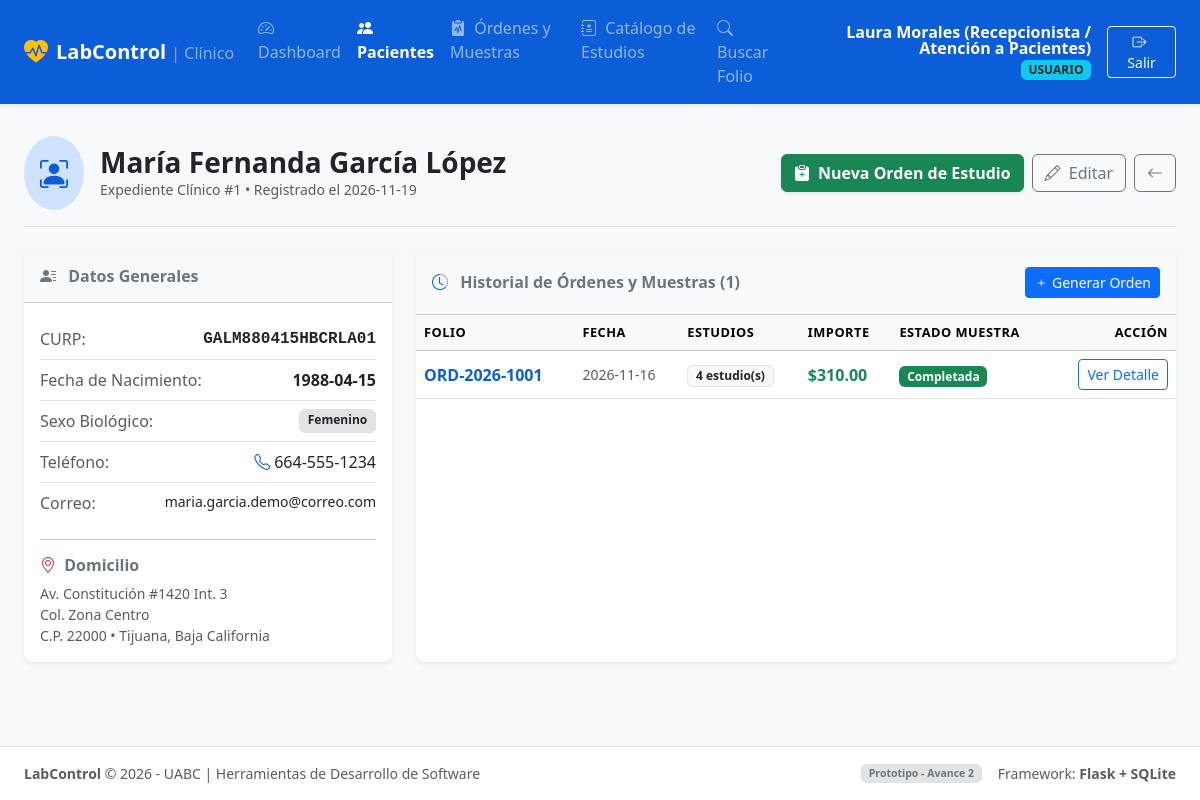
/pacientes/1 (signed in), run on the app's committed database.
### tables this page shows
CREATE TABLE usuarios (
        id INTEGER PRIMARY KEY AUTOINCREMENT,
        username TEXT UNIQUE NOT NULL,
        password_hash TEXT NOT NULL,
        nombre_completo TEXT NOT NULL,
        rol TEXT NOT NULL CHECK(rol IN ('admin', 'usuario')),
        activo INTEGER NOT NULL DEFAULT 1,
        creado_en TIMESTAMP DEFAULT CURRENT_TIMESTAMP
    );

CREATE TABLE pacientes (
        id INTEGER PRIMARY KEY AUTOINCREMENT,
        nombre TEXT NOT NULL,
        apellido TEXT NOT NULL,
        curp TEXT UNIQUE,
        fecha_nacimiento DATE,
        sexo TEXT CHECK(sexo IN ('M', 'F', 'O')),
        telefono TEXT,
        email TEXT,
        codigo_postal TEXT,
        colonia TEXT,
        municipio TEXT,
        estado TEXT,
        direccion_calle TEXT,
        creado_en TIMESTAMP DEFAULT CURRENT_TIMESTAMP
    );

CREATE TABLE ordenes (
        id INTEGER PRIMARY KEY AUTOINCREMENT,
        codigo_orden TEXT UNIQUE NOT NULL,
        paciente_id INTEGER NOT NULL,
        usuario_id INTEGER NOT NULL,
        estado_orden TEXT NOT NULL DEFAULT 'Pendiente' CHECK(estado_orden IN ('Pendiente', 'Muestra Recibida', 'En Análisis', 'Completada', 'Cancelada')),
        total REAL NOT NULL DEFAULT 0.0,
        metodo_pago TEXT DEFAULT 'Efectivo',
        notas_clinicas TEXT,
        fecha_toma_muestra TIMESTAMP,
        fecha_recepcion_muestra TIMESTAMP,
        fecha_completada TIMESTAMP,
        creado_en TIMESTAMP DEFAULT CURRENT_TIMESTAMP,
        FOREIGN KEY (paciente_id) REFERENCES pacientes (id) ON DELETE RESTRICT,
        FOREIGN KEY (usuario_id) REFERENCES usuarios (id) ON DELETE RESTRICT
    );

### app.py (the view)
@app.route('/pacientes/<int:id>')
@login_required
def detalle_paciente(id):
    conn = get_db()
    cursor = conn.cursor()
    cursor.execute("SELECT * FROM pacientes WHERE id = ?", (id,))
    paciente = cursor.fetchone()
    if not paciente:
        conn.close()
        flash('Paciente no encontrado.', 'danger')
        return redirect(url_for('lista_pacientes'))
    cursor.execute("""
        SELECT o.*, u.nombre_completo as atendido_por,
               (SELECT COUNT(*) FROM orden_estudios WHERE orden_id = o.id) as num_estudios
        FROM ordenes o
        JOIN usuarios u ON o.usuario_id = u.id
        WHERE o.paciente_id = ?
        ORDER BY o.creado_en DESC
    """, (id,))
    ordenes = cursor.fetchall()
    conn.close()
    return render_template('pacientes/detalle.html', paciente=paciente, ordenes=ordenes)

### app.py (called while the page is built)
def login_required(f):
    @wraps(f)
    def decorated_function(*args, **kwargs):
        if 'user_id' not in session:
            flash('Por favor inicia sesión para acceder a esta sección.', 'warning')
            return redirect(url_for('login', next=request.url))
        return f(*args, **kwargs)
    return decorated_function

@app.context_processor
def inject_now():
    return {
        'now': datetime.datetime.now(),
        'app_name': 'LabControl',
        'current_year': 2026
    }

### database.py (called while the page is built)
def get_db():
    os.makedirs(os.path.dirname(DB_PATH), exist_ok=True)
    conn = sqlite3.connect(DB_PATH)
    conn.row_factory = sqlite3.Row
    conn.execute("PRAGMA foreign_keys = ON;")
    return conn

### templates/pacientes/detalle.html (shortened to what this page needs)
{% extends "base.html" %}
{% block content %}
<div class="d-flex flex-column flex-md-row justify-content-between align-items-md-center gap-3 pb-3 mb-4 border-bottom">
    <div class="d-flex align-items-center gap-3">
        <div class="bg-primary-subtle text-primary rounded-circle p-3 fs-3">
            <i class="bi bi-person-bounding-box"></i>
        </div>
        <div>
            <h2 class="h3 fw-bold mb-0 text-dark">{{ paciente.nombre }} {{ paciente.apellido }}</h2>
            <div class="text-muted small">
                Expediente Clínico #{{ paciente.id }} &bull; Registrado el {{ paciente.creado_en[:10] }}
            </div>
        </div>
    </div>
    <div class="d-flex gap-2">
        <a href="{{ url_for('nueva_orden', paciente_id=paciente.id) }}" class="btn btn-success fw-bold shadow-sm">
            <i class="bi bi-clipboard-plus-fill me-1"></i> Nueva Orden de Estudio
        </a>
        <a href="{{ url_for('editar_paciente', id=paciente.id) }}" class="btn btn-outline-secondary">
            <i class="bi bi-pencil me-1"></i> Editar
        </a>
        <a href="{{ url_for('lista_pacientes') }}" class="btn btn-outline-secondary">
            <i class="bi bi-arrow-left"></i>
        </a>
    </div>
</div>
<div class="row g-4 mb-4">
    <div class="col-12 col-lg-4">
        <div class="card border-0 shadow-sm rounded-3 h-100">
            <div class="card-header bg-light py-3">
                <h6 class="fw-bold mb-0 text-secondary"><i class="bi bi-person-lines-fill me-2"></i> Datos Generales</h6>
            </div>
            <div class="card-body">
                <ul class="list-group list-group-flush">
                    <li class="list-group-item px-0 py-2 d-flex justify-content-between">
                        <span class="text-muted">CURP:</span>
                        <span class="font-monospace fw-bold">{{ paciente.curp or 'No asignada' }}</span>
                    </li>
                    <li class="list-group-item px-0 py-2 d-flex justify-content-between">
                        <span class="text-muted">Fecha de Nacimiento:</span>
                        <span class="fw-semibold">{{ paciente.fecha_nacimiento or 'No registrada' }}</span>
                    </li>
                    <li class="list-group-item px-0 py-2 d-flex justify-content-between">
                        <span class="text-muted">Sexo Biológico:</span>
                        <span class="badge bg-secondary-subtle text-dark border">
                            {% if paciente.sexo == 'M' %}Masculino{% elif paciente.sexo == 'F' %}Femenino{% else %}No especificado{% endif %}
                        </span>
                    </li>
                    <li class="list-group-item px-0 py-2 d-flex justify-content-between">
                        <span class="text-muted">Teléfono:</span>
                        <span><i class="bi bi-telephone text-primary me-1"></i>{{ paciente.telefono or 'Sin teléfono' }}</span>
                    </li>
                    <li class="list-group-item px-0 py-2 d-flex justify-content-between">
                        <span class="text-muted">Correo:</span>
                        <span class="small">{{ paciente.email or 'Sin correo' }}</span>
                    </li>
                </ul>
                <hr>
                <h6 class="fw-bold text-secondary mb-2"><i class="bi bi-geo-alt me-1 text-danger"></i> Domicilio</h6>
                <div class="small text-muted">
                    <div>{{ paciente.direccion_calle or 'Calle no especificada' }}</div>
                    <div>Col. {{ paciente.colonia or 'N/A' }}</div>
                    <div>C.P. {{ paciente.codigo_postal or 'N/A' }} &bull; {{ paciente.municipio or 'Tijuana' }}, {{ paciente.estado or 'Baja California' }}</div>
                </div>
            </div>
        </div>
    </div>
    <div class="col-12 col-lg-8">
        <div class="card border-0 shadow-sm rounded-3 h-100">
            <div class="card-header bg-light py-3 d-flex justify-content-between align-items-center">
                <h6 class="fw-bold mb-0 text-secondary">
                    <i class="bi bi-clock-history me-2 text-primary"></i> Historial de Órdenes y Muestras ({{ ordenes|length }})
                </h6>
                <a href="{{ url_for('nueva_orden', paciente_id=paciente.id) }}" class="btn btn-sm btn-primary">
                    <i class="bi bi-plus"></i> Generar Orden
                </a>
            </div>
            <div class="table-responsive">
                <table class="table table-hover align-middle mb-0">
                    <thead class="table-light small text-muted text-uppercase">
                        <tr>
                            <th>Folio</th>
                            <th>Fecha</th>
                            <th>Estudios</th>
                            <th>Importe</th>
                            <th>Estado Muestra</th>
                            <th class="text-end">Acción</th>
                        </tr>
                    </thead>
                    <tbody>
                        {% for o in ordenes %}
                        <tr>
                            <td>
                                <a href="{{ url_for('detalle_orden', id=o.id) }}" class="fw-bold text-primary text-decoration-none">
                                    {{ o.codigo_orden }}
                                </a>
                            </td>
                            <td class="small text-muted">{{ o.creado_en[:10] }}</td>
                            <td><span class="badge bg-light text-dark border">{{ o.num_estudios }} estudio(s)</span></td>
                            <td class="fw-bold text-success">${{ "%.2f"|format(o.total) }}</td>
                            <td>
                                {% if o.estado_orden == 'Pendiente' %}
                                    <span class="badge bg-warning text-dark">Pendiente Toma</span>
                                {% elif o.estado_orden == 'Muestra Recibida' %}
                                    <span class="badge bg-secondary">Muestra Recibida</span>
                                {% elif o.estado_orden == 'En Análisis' %}
                                    <span class="badge bg-info text-dark">En Análisis</span>
                                {% elif o.estado_orden == 'Completada' %}
                                    <span class="badge bg-success">Completada</span>
                                {% else %}
                                    <span class="badge bg-dark">{{ o.estado_orden }}</span>
                                {% endif %}
                            </td>
                            <td class="text-end">
                                <a href="{{ url_for('detalle_orden', id=o.id) }}" class="btn btn-sm btn-outline-primary">
                                    Ver Detalle
                                </a>
                            </td>
                        </tr>
                        {% else %}
                        <tr>
                            <td colspan="6" class="text-center py-4 text-muted">
                                Este paciente no tiene órdenes registradas todavía.
                            </td>
                        </tr>
                        {% endfor %}
                    </tbody>
                </table>
            </div>
        </div>
    </div>
</div>
{% endblock %}

### templates/base.html (shortened to what this page needs)
<!DOCTYPE html>
<html lang="es">
<head>
    <link href="https://cdn.jsdelivr.net/npm/bootstrap@5.3.3/dist/css/bootstrap.min.css" rel="stylesheet">
    <link href="https://cdn.jsdelivr.net/npm/bootstrap-icons@1.11.3/font/bootstrap-icons.min.css" rel="stylesheet">
    <link rel="stylesheet" href="{{ url_for('static', filename='css/custom.css') }}">
</head>
<body class="bg-light d-flex flex-column min-vh-100">
    <nav class="navbar navbar-expand-lg navbar-dark bg-primary shadow-sm sticky-top">
        <div class="container-fluid px-lg-4">
            <a class="navbar-brand fw-bold d-flex align-items-center gap-2" href="{{ url_for('dashboard') if session.get('user_id') else url_for('consultar_codigo') }}">
                <i class="bi bi-heart-pulse-fill fs-4 text-warning"></i>
                <span>LabControl <small class="fw-normal fs-6 text-white-50">| Clínico</small></span>
            </a>
            <div class="collapse navbar-collapse" id="navbarMain">
                {% if session.get('user_id') %}
                <ul class="navbar-nav me-auto mb-2 mb-lg-0">
                    <li class="nav-item">
                        <a class="nav-link {% if request.endpoint == 'dashboard' %}active fw-semibold{% endif %}" href="{{ url_for('dashboard') }}">
                            <i class="bi bi-speedometer2 me-1"></i> Dashboard
                        </a>
                    </li>
                    <li class="nav-item">
                        <a class="nav-link {% if 'pacientes' in request.path %}active fw-semibold{% endif %}" href="{{ url_for('lista_pacientes') }}">
                            <i class="bi bi-people-fill me-1"></i> Pacientes
                        </a>
                    </li>
                    <li class="nav-item">
                        <a class="nav-link {% if 'ordenes' in request.path %}active fw-semibold{% endif %}" href="{{ url_for('lista_ordenes') }}">
                            <i class="bi bi-clipboard2-pulse-fill me-1"></i> Órdenes y Muestras
                        </a>
                    </li>
                    <li class="nav-item">
                        <a class="nav-link {% if 'estudios' in request.path %}active fw-semibold{% endif %}" href="{{ url_for('catalogo_estudios') }}">
                            <i class="bi bi-journal-medical me-1"></i> Catálogo de Estudios
                        </a>
                    </li>
                    <li class="nav-item">
                        <a class="nav-link {% if request.endpoint == 'consultar_codigo' %}active fw-semibold{% endif %}" href="{{ url_for('consultar_codigo') }}">
                            <i class="bi bi-search me-1"></i> Buscar Folio
                        </a>
                    </li>
                </ul>
                <div class="d-flex align-items-center gap-3">
                    <div class="text-white text-end d-none d-md-block lh-1">
                        <div class="fw-bold">{{ session.get('nombre_completo') }}</div>
                        <small class="badge {% if session.get('rol') == 'admin' %}bg-danger{% else %}bg-info text-dark{% endif %} text-uppercase mt-1">
                            {{ session.get('rol') }}
                        </small>
                    </div>
                    <a href="{{ url_for('logout') }}" class="btn btn-outline-light btn-sm px-3" title="Cerrar Sesión">
                        <i class="bi bi-box-arrow-right me-1"></i> Salir
                    </a>
                </div>
                {% endif %}
            </div>
        </div>
    </nav>
    <main class="flex-grow-1 py-3">
        <div class="container-fluid px-lg-4">
            {% block content %}{% endblock %}
        </div>
    </main>
    <footer class="bg-white border-top py-3 mt-auto">
        <div class="container-fluid px-lg-4 d-flex flex-column flex-sm-row justify-content-between align-items-center gap-2 text-muted small">
            <div>
                <strong>LabControl</strong> &copy; {{ current_year }} - UABC | Herramientas de Desarrollo de Software
            </div>
            <div class="d-flex align-items-center gap-3">
                <span class="badge bg-secondary-subtle text-secondary border">Prototipo - Avance 2</span>
                <span>Framework: <strong>Flask + SQLite</strong></span>
            </div>
        </div>
    </footer>
</body>
</html>

### static/css/custom.css (style rules this page uses)
:root { --bs-primary: #0b5ed7; --bs-primary-rgb: 11, 94, 215; }
body { font-family: system-ui, -apple-system, "Segoe UI", Roboto, "Helvetica Neue", Arial, sans-serif; background-color: #f4f6f9; color: #2b3035; }
.card { transition: transform 0.15s ease, box-shadow 0.15s ease; }
.table th { font-size: 0.8rem; letter-spacing: 0.04em; }
.badge { font-weight: 600; }

### data on the page
usuarios: get "Laura Morales (Recepcionista / Atención a Pacientes)", get "USUARIO"
pacientes: nombre "María Fernanda", apellido "García López", id "1", creado_en "2026-11-19", curp "GALM880415HBCRLA01", fecha_nacimiento "1988-04-15", telefono "664-555-1234", email "maria.garcia.demo@correo.com", direccion_calle "Av. Constitución #1420 Int. 3", colonia "Zona Centro", codigo_postal "22000", municipio "Tijuana", estado "Baja California"
ordenes: codigo_orden "ORD-2026-1001", creado_en "2026-11-16", num_estudios "4", total "310.00", estado_orden "Completada"

### other printed values
{{ ordenes|length }} "1"
{{ current_year }} "2026"
